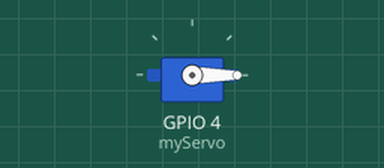
The sketch below on a simulated ESP32. Parts: servo.

Above: at 0.05 s.
Timing chart, 0 to 3.0 s (numbered marks = the images above):
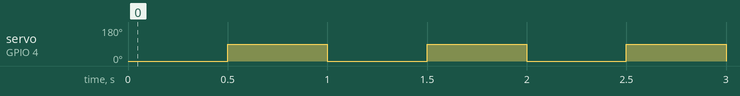

The sketch:

servo.ino
```cpp
#include <ESP32Servo.h>

Servo myServo;
TaskHandle_t ServoTaskHandle;

void ServoTask(void *pvParameters) {
  for (;;) {
    myServo.write(0);
    vTaskDelay(pdMS_TO_TICKS(500));

    myServo.write(90);
    vTaskDelay(pdMS_TO_TICKS(500));

  }
}

void setup() {
  myServo.attach(4, 500, 2500);

  xTaskCreatePinnedToCore(
    ServoTask,
    "ServoTask",
    2048,
    NULL,
    1,
    &ServoTaskHandle,
    0
  );
}

void loop() {

}
```

Measured:
- by itself, servo on GPIO 4 (myServo): alternates 90° for 0.50 s and 0° for 0.50 s
